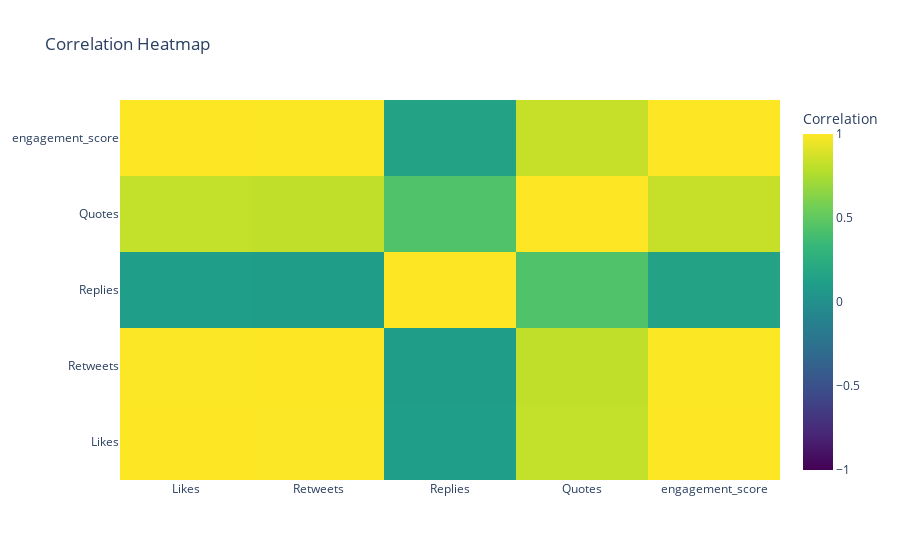

Notebook cell for this chart:
### Markdown cell above
### checking for correlation between numerical columns

### Code cell
import plotly.graph_objects as go

numeric_cols = ['Likes', 'Retweets', 'Replies', 'Quotes', 'engagement_score']
corr_matrix = Saf_tweets[numeric_cols].corr()

fig = go.Figure(
    data=go.Heatmap(
        z=corr_matrix.values,
        x=corr_matrix.columns,
        y=corr_matrix.index,
        colorscale='viridis',
        zmin=-1, zmax=1,
        colorbar=dict(title='Correlation')
    )
)
fig.update_layout(
    title='Correlation Heatmap',
    xaxis_nticks=len(numeric_cols),
    yaxis_nticks=len(numeric_cols)
)

### Figure 1 — Plotly figure (JSON) as saved in the notebook; plotly's stock layout.template omitted (floating-point values rounded to 4 significant figures)
{"data": [{"colorbar": {"title": {"text": "Correlation"}}, "colorscale": [[0, "#440154"], [0.1111, "#482878"], [0.2222, "#3e4989"], [0.3333, "#31688e"], [0.4444, "#26828e"], [0.5556, "#1f9e89"], [0.6667, "#35b779"], [0.7778, "#6ece58"], [0.8889, "#b5de2b"], [1, "#fde725"]], "type": "heatmap", "x": ["Likes", "Retweets", "Replies", "Quotes", "engagement_score"], "y": ["Likes", "Retweets", "Replies", "Quotes", "engagement_score"], "z": [[1, 0.9938, 0.1157, 0.8201, 0.9988], [0.9938, 1, 0.1065, 0.8107, 0.9964], [0.1157, 0.1065, 1, 0.4376, 0.1469], [0.8201, 0.8107, 0.4376, 1, 0.8307], [0.9988, 0.9964, 0.1469, 0.8307, 1]], "zmax": 1, "zmin": -1}], "layout": {"title": {"text": "Correlation Heatmap"}, "xaxis": {"nticks": 5}, "yaxis": {"nticks": 5}}}
